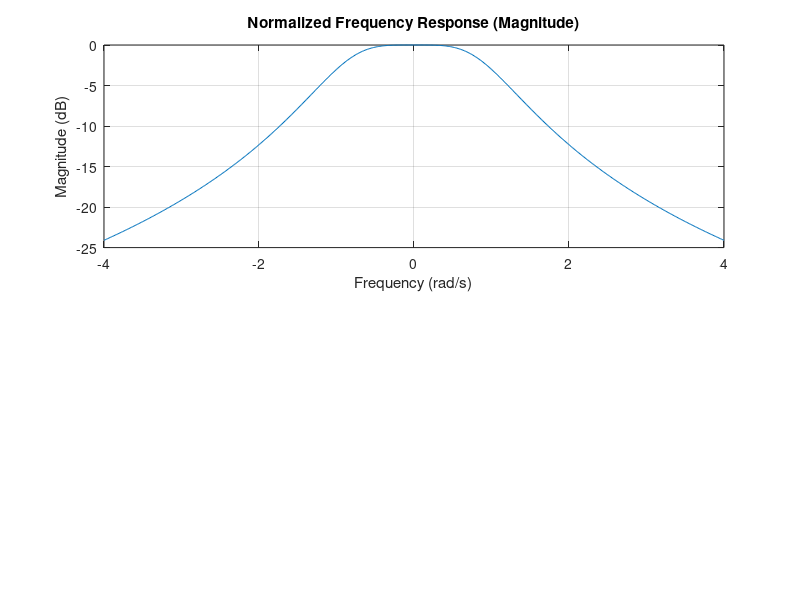

Here is the MATLAB script that generated this plot: (Note: this script raises an error after producing the figure.)
clear;
clc;

%% Designing the 2nd order Butterworth filter parameters
n = 2; % order of butterworth filter
fc = 11500; % set your cutoff frequency
fund_freq = 10e3; % fundamental frequency
third_harm_freq = 30e3; % third harmonic frequency

% a for poles (or factors from textbook)
switch n
    case 1
        a = [1 1]; % first order
    case 2
        a = [1 1.414 1]; % second order
    case 3
        a = conv([1 1], [1 1 1]); % third order
    case 4
        a = conv([1 0.765 1], [1 1.848 1]); % fourth order
end

% b for zeros
b = 1;

%% calculate normalized frequency response
cont_trans_func = tf(b, a)
dis_trans_func = c2d(cont_trans_func, 1e-5)

range = ceil(third_harm_freq/fc) + 1;
w = linspace(-range,range,500);
[mag, phase, wout] = bode(dis_trans_func, w);

magdb = 20 * log10(mag(:));
phase = phase(:);

%% plot frequency response
% normalized frequency response
figure(10)
subplot(2,1,1)
plt1 = plot(w,magdb);
xlim([w(1) w(length(w))]);
grid on
title('Normalized Frequency Response (Magnitude)');
xlabel('Frequency (rad/s)')
ylabel('Magnitude (dB)')
xline(1,'k',{'Cutoff frequency'}); % 3dB frequency (at cutoff frequency)


subplot(2,1,2)
plt2 = plot(fc*w,magdb);
xlim([fc*w(1) fc*w(length(w))]);
plt2ax = ancestor(plt2(1), 'axes'); plt2ax.XAxis.Exponent = 0;
grid on
title('Frequency Response (Magnitude)');
xlabel('Frequency (Hz)')
ylabel('Magnitude (dB)')
xline(fc,'b',{'Cutoff frequency'}); % 3dB frequency (at cutoff frequency)
xline(fund_freq,'r',{'Fundamental frequency'}); % first harmonic
xline(third_harm_freq,'m',{'3rd harmonic'}); % third harmonic

set(gcf, 'WindowState', 'maximized');

% phase response
%plot(w,phasedeg)
%grid on
%xlabel('Frequency (rad/s)')
%ylabel('Phase (degrees)')

%% determine gains at desired frequencies
vq = interp1(fc*w, magdb, [fc fund_freq third_harm_freq]);

message = ['Attenuation at cutoff frequency: ', num2str(vq(1)), ' dB'];
disp(message);

message = ['Attenuation at fundamental frequency: ', num2str(vq(2)), ' dB'];
disp(message);

message = ['Attenuation at third harmonic: ', num2str(vq(3)), ' dB'];
disp(message);

switch (abs(vq(2)) < 2) 
    case 1
        temp = 'Yes';
    case 0
        temp = 'No';
end
message = ['The loss of the fundamental frequency due to filtering is less than 2 dB: ', temp];
disp(message);

message = ['Output of harmonics is at least ', num2str(-(vq(3)-vq(2))), ' dB below fundamental frequency'];
disp(message);

switch (abs(vq(3)-vq(2)) > 13.46) 
    case 1
        temp = 'Yes';
    case 0
        temp = 'No';
end
message = ['This meets the required attentuation from filtering (at least 13.46 dB): ', temp];
disp(message);
